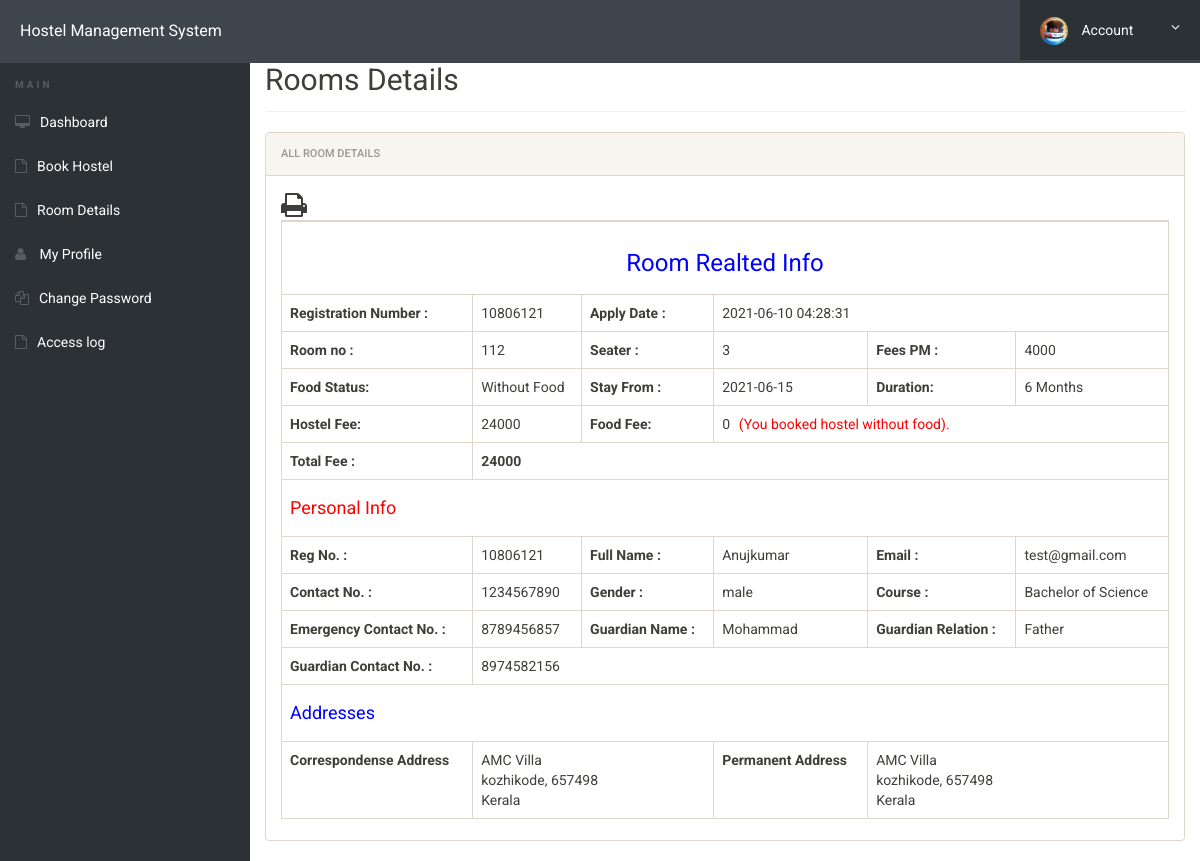
The app's page /room-details.php (signed in) with its own data.
### tables this page shows
CREATE TABLE `registration` (
  `id` int(11) NOT NULL,
  `roomno` int(11) DEFAULT NULL,
  `seater` int(11) DEFAULT NULL,
  `feespm` int(11) DEFAULT NULL,
  `foodstatus` int(11) DEFAULT NULL,
  `stayfrom` date DEFAULT NULL,
  `duration` int(11) DEFAULT NULL,
  `course` varchar(500) DEFAULT NULL,
  `regno` int(11) DEFAULT NULL,
  `firstName` varchar(500) DEFAULT NULL,
  `middleName` varchar(500) DEFAULT NULL,
  `lastName` varchar(500) DEFAULT NULL,
  `gender` varchar(250) DEFAULT NULL,
  `contactno` bigint(11) DEFAULT NULL,
  `emailid` varchar(500) DEFAULT NULL,
  `egycontactno` bigint(11) DEFAULT NULL,
  `guardianName` varchar(500) DEFAULT NULL,
  `guardianRelation` varchar(500) DEFAULT NULL,
  `guardianContactno` bigint(11) DEFAULT NULL,
  `corresAddress` varchar(500) DEFAULT NULL,
  `corresCIty` varchar(500) DEFAULT NULL,
  `corresState` varchar(500) DEFAULT NULL,
  `corresPincode` int(11) DEFAULT NULL,
  `pmntAddress` varchar(500) DEFAULT NULL,
  `pmntCity` varchar(500) DEFAULT NULL,
  `pmnatetState` varchar(500) DEFAULT NULL,
  `pmntPincode` int(11) DEFAULT NULL,
  `postingDate` timestamp NULL DEFAULT current_timestamp(),
  `updationDate` varchar(500) DEFAULT NULL
);

### room-details.php (the view, shortened to what this page needs)
<?php
include('includes/config.php');
?>
<!doctype html>
<html lang="en" class="no-js">
<head>
	<link rel="stylesheet" href="css/font-awesome.min.css">
	<link rel="stylesheet" href="css/bootstrap.min.css">
	<link rel="stylesheet" href="css/dataTables.bootstrap.min.css">
	<link rel="stylesheet" href="css/bootstrap-social.css">
	<link rel="stylesheet" href="css/bootstrap-select.css">
	<link rel="stylesheet" href="css/fileinput.min.css">
	<link rel="stylesheet" href="css/awesome-bootstrap-checkbox.css">
	<link rel="stylesheet" href="css/style.css">
	<link rel="stylesheet" href="css/font-awesome.min.css">
</head>
<body>
	<?php include('includes/header.php');?>
	<div class="ts-main-content">
			<?php include('includes/sidebar.php');?>
		<div class="content-wrapper">
			<div class="container-fluid">
				<div class="row" id="print">
					<div class="col-md-12">
						<h2 class="page-title" style="margin-top:3%">Rooms Details</h2>
						<div class="panel panel-default">
							<div class="panel-heading">All Room Details</div>
							<div class="panel-body">
			<table id="zctb" class="table table-bordered " cellspacing="0" width="100%" border="1">
						 <span style="float:left" ><i class="fa fa-print fa-2x" aria-hidden="true" OnClick="CallPrint(this.value)" style="cursor:pointer" title="Print the Report"></i></span>
									<tbody>
<?php
$aid=$_SESSION['login'];
	$ret="select * from registration where (emailid=? || regno	=?)";
$stmt= $mysqli->prepare($ret) ;
$stmt->bind_param('ss',$aid,$aid);
$stmt->execute() ;
$res=$stmt->get_result();
while($row=$res->fetch_object())
	  {
	  	?>
<tr>
<td colspan="6" style="text-align:center; color:blue"><h3>Room Realted Info</h3></td>
</tr>
<tr>
	<th>Registration Number :</th>
<td><?php echo $row->regno;?></td>
<th>Apply Date :</th>
<td colspan="3"><?php echo $row->postingDate;?></td>
</tr>
<tr>
<td><b>Room no :</b></td>
<td><?php echo $row->roomno;?></td>
<td><b>Seater :</b></td>
<td><?php echo $row->seater;?></td>
<td><b>Fees PM :</b></td>
<td><?php echo $fpm=$row->feespm;?></td>
</tr>
<tr>
<td><b>Food Status:</b></td>
<td>
<?php if($row->foodstatus==0)
{
echo "Without Food";
}
else
{
echo "With Food";
}
;?></td>
<td><b>Stay From :</b></td>
<td><?php echo $row->stayfrom;?></td>
<td><b>Duration:</b></td>
<td><?php echo $dr=$row->duration;?> Months</td>
</tr>
<tr><th>Hostel Fee:</th>
<td><?php echo $hf=$dr*$fpm?></td>
<th>Food Fee:</th>
<td colspan="3"><?php
if($row->foodstatus==1)
{
echo $ff=(2000*$dr);
} else {
echo $ff=0;
echo "<span style='padding-left:2%; color:red;'>(You booked hostel without food).<span>";
}?></td>
</tr>
<tr>
<th>Total Fee :</th>
<th colspan="5"><?php echo $hf+$ff;?></th>
</tr>
<tr>
<td colspan="6" style="color:red"><h4>Personal Info</h4></td>
</tr>
<tr>
<td><b>Reg No. :</b></td>
<td><?php echo $row->regno;?></td>
<td><b>Full Name :</b></td>
<td><?php echo $row->firstName;?><?php echo $row->middleName;?><?php echo $row->lastName;?></td>
<td><b>Email :</b></td>
<td><?php echo $row->emailid;?></td>
</tr>
<tr>
<td><b>Contact No. :</b></td>
<td><?php echo $row->contactno;?></td>
<td><b>Gender :</b></td>
<td><?php echo $row->gender;?></td>
<td><b>Course :</b></td>
<td><?php echo $row->course;?></td>
</tr>
<tr>
<td><b>Emergency Contact No. :</b></td>
<td><?php echo $row->egycontactno;?></td>
<td><b>Guardian Name :</b></td>
<td><?php echo $row->guardianName;?></td>
<td><b>Guardian Relation :</b></td>
<td><?php echo $row->guardianRelation;?></td>
</tr>
<tr>
<td><b>Guardian Contact No. :</b></td>
<td colspan="6"><?php echo $row->guardianContactno;?></td>
</tr>
<tr>
<td colspan="6" style="color:blue"><h4>Addresses</h4></td>
</tr>
<tr>
<td><b>Correspondense Address</b></td>
<td colspan="2">
<?php echo $row->corresAddress;?><br />
<?php echo $row->corresCIty;?>, <?php echo $row->corresPincode;?><br />
<?php echo $row->corresState;?>
</td>
<td><b>Permanent Address</b></td>
<td colspan="2">
<?php echo $row->pmntAddress;?><br />
<?php echo $row->pmntCity;?>, <?php echo $row->pmntPincode;?><br />
<?php echo $row->pmnatetState;?>
</td>
</tr>
<?php
} ?>
</tbody>
</table>
</div>
</div>
</div>
</div>
</div>
</div>
</div>
</body>
</html>

### css/style.css (style rules this page uses)
html { font-size: 14px; }
@media only screen and (min-width: 480px) { html { font-size: 17px; } }
@media only screen and (min-width: 768px) { html { font-size: 14px; } }
body { font-size: 1em; }
.panel { overflow: hidden; }
.page-title { padding-bottom: 15px; margin-bottom: 20px; border-bottom: 1px solid #f0f0f0; }
.ts-main-content .content-wrapper { padding-top: 15px; margin-top: 20px; }
@media only screen and (min-width: 992px) { .ts-main-content .content-wrapper { margin-left: 250px; } }

### records on screen
registration: regno "10806121", postingDate "2021-06-10 04:28:31", roomno "112", seater "3", feespm "4000", shows "Without Food", stayfrom "2021-06-15", duration "6", $hf=$dr*$fpm "24000", $hf+$ff "24000", firstName "Anuj", lastName "kumar", emailid "test@gmail.com", contactno "1234567890", gender "male", course "Bachelor of Science", egycontactno "8789456857", guardianName "Mohammad", guardianRelation "Father", guardianContactno "8974582156", corresAddress "AMC Villa", corresCIty "kozhikode", corresPincode "657498", corresState "Kerala", pmntAddress "AMC Villa", pmntCity "kozhikode", pmntPincode "657498", pmnatetState "Kerala"
